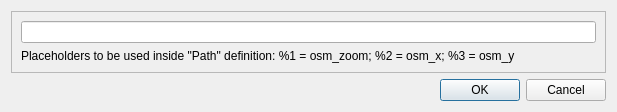
<?xml version="1.0" encoding="UTF-8"?>
<ui version="4.0">
 <class>IDlgMapOSMConfig</class>
 <widget class="QDialog" name="IDlgMapOSMConfig">
  <property name="geometry">
   <rect>
    <x>0</x>
    <y>0</y>
    <width>617</width>
    <height>93</height>
   </rect>
  </property>
  <property name="windowTitle">
   <string>Config --- Tile Server ---</string>
  </property>
  <layout class="QVBoxLayout" name="verticalLayout">
   <item>
    <widget class="QFrame" name="frame">
     <property name="frameShape">
      <enum>QFrame::StyledPanel</enum>
     </property>
     <property name="frameShadow">
      <enum>QFrame::Raised</enum>
     </property>
     <layout class="QVBoxLayout" name="verticalLayout_2">
      <item>
       <widget class="QLineEdit" name="lineUrl"/>
      </item>
      <item>
       <widget class="QLabel" name="label">
        <property name="text">
         <string>Placeholders to be used inside &quot;Path&quot; definition: %1 = osm_zoom; %2 = osm_x; %3 = osm_y</string>
        </property>
       </widget>
      </item>
     </layout>
    </widget>
   </item>
   <item>
    <widget class="QDialogButtonBox" name="buttonBox">
     <property name="orientation">
      <enum>Qt::Horizontal</enum>
     </property>
     <property name="standardButtons">
      <set>QDialogButtonBox::Cancel|QDialogButtonBox::Ok</set>
     </property>
    </widget>
   </item>
  </layout>
 </widget>
 <resources/>
 <connections>
  <connection>
   <sender>buttonBox</sender>
   <signal>accepted()</signal>
   <receiver>IDlgMapOSMConfig</receiver>
   <slot>accept()</slot>
   <hints>
    <hint type="sourcelabel">
     <x>257</x>
     <y>371</y>
    </hint>
    <hint type="destinationlabel">
     <x>388</x>
     <y>190</y>
    </hint>
   </hints>
  </connection>
  <connection>
   <sender>buttonBox</sender>
   <signal>rejected()</signal>
   <receiver>IDlgMapOSMConfig</receiver>
   <slot>reject()</slot>
   <hints>
    <hint type="sourcelabel">
     <x>325</x>
     <y>371</y>
    </hint>
    <hint type="destinationlabel">
     <x>286</x>
     <y>274</y>
    </hint>
   </hints>
  </connection>
 </connections>
 <slots>
  <slot>onItemSelectionChanged()</slot>
  <slot>onItemDelete()</slot>
 </slots>
</ui>
